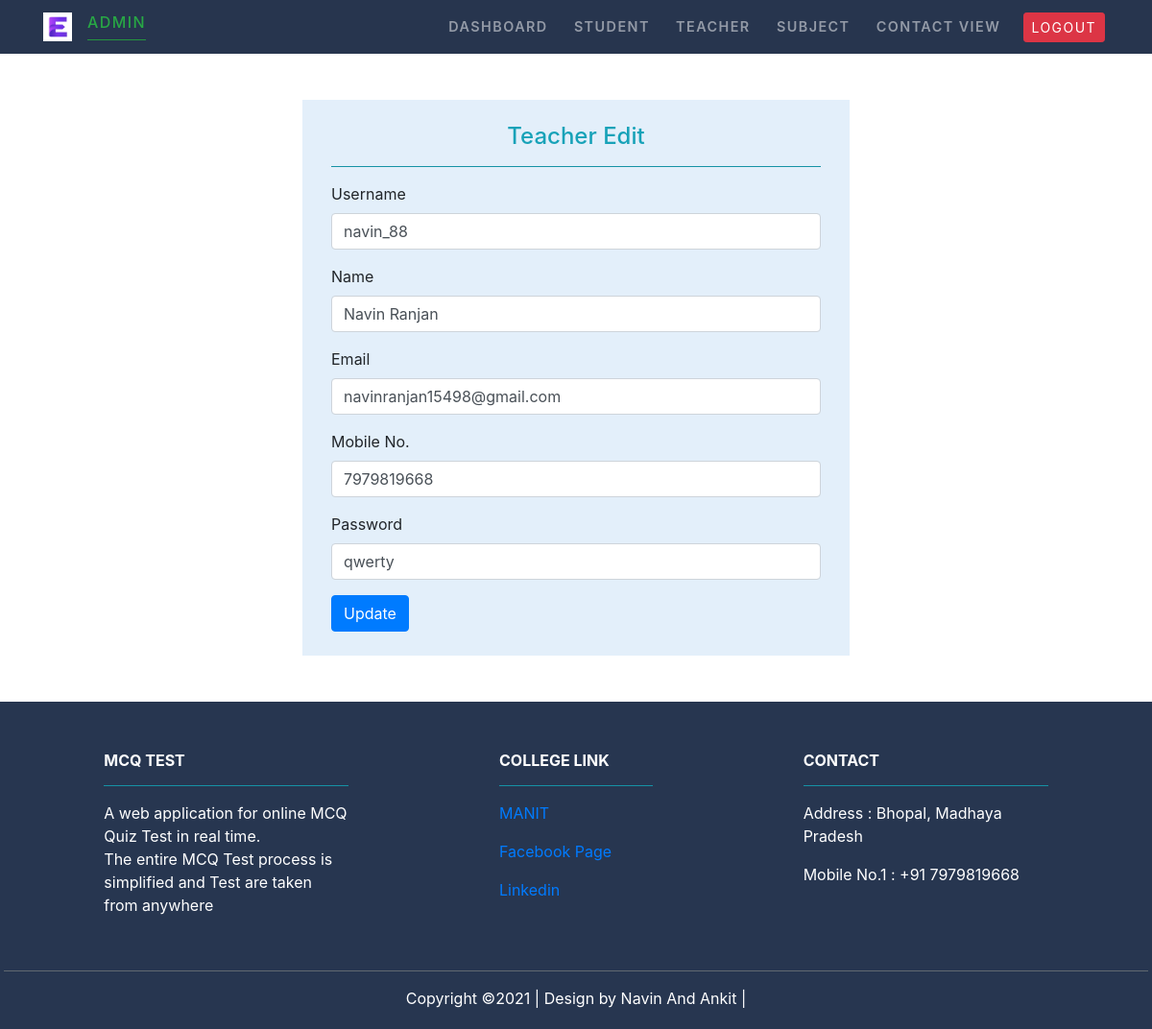
Screenshot of /edit_teacher/1/ with the database file from the repository.
### Teacher/models.py (models this page shows, shortened)
class Teacher(models.Model):
    username=models.CharField(max_length=20)
    name=models.CharField(max_length=50)
    subject = models.ForeignKey(Subject,on_delete=models.CASCADE)
    email=models.EmailField(max_length=100)
    mobile= models.CharField(max_length=11)
    password=models.CharField(max_length=30)

### MCQ_Test/views.py (the view, shortened to what this page needs)
# urls.py: path('edit_teacher/<int:id>/',views.admin_edit_teacher,name="editteacher"),
def admin_edit_teacher(request,id):
    stu=Teacher.objects.get(pk=id)
    return render(request,'MCQ_Test/adminteacheredit.html',{'stu':stu})

### MCQ_Test/templates/MCQ_Test/adminteacheredit.html (shortened to what this page needs)
{% extends 'MCQ_Test/adminbase.html' %}
{% load static %}
{% block content %}
<div class="container py-5">
        <div class="row justify-content-center align-items-center ">
          <div class="col-md-6 " style="background-color: rgb(227, 239, 250);">
              <div class="col-md-12 py-4">
                  <div class="text-center text-info" >
                      <h4> Teacher Edit</h4>
                  </div>
                      <hr class="bg-info">
                           <form action="{% url 'editteacher' stu.id %}" method="POST">
                            <div class="form-group">
                              <label >Username</label>
                              <input type="Username" class="form-control" name="username" Required value="{{stu.username}}" >
                            </div>
                            <div class="form-group">
                              <label for="exampleInputPassword1">Name</label>
                              <input type="text" class="form-control" name="uname" Required value="{{stu.name}}" >
                            </div>
                            <div class="form-group">
                              <label for="exampleInputPassword1">Email</label>
                              <input type="email" class="form-control" name="uemail" Required value="{{stu.email}}">
                            </div>
                            <div class="form-group">
                              <label for="exampleInputPassword1">Mobile No. </label>
                              <input type="number" class="form-control" name="umobile"Required value="{{stu.mobile}}" >
                            </div>
                            <div class="form-group">
                              <label for="exampleInputPassword1">Password</label>
                              <input type="text" class="form-control" name="upass" Required value="{{stu.password}}" >
                            </div>
                            <button type="submit" class="btn btn-primary">Update</button>
                          </form>
                          <div class='col-sm-4'>
                          </div>
                      </div>
                   </div>
            </div>
        </div>
{% endblock content %}

### rows the page displays
Teacher: username "navin_88", uname "Navin Ranjan", uemail "navinranjan15498@gmail.com", umobile "7979819668", upass "qwerty"
